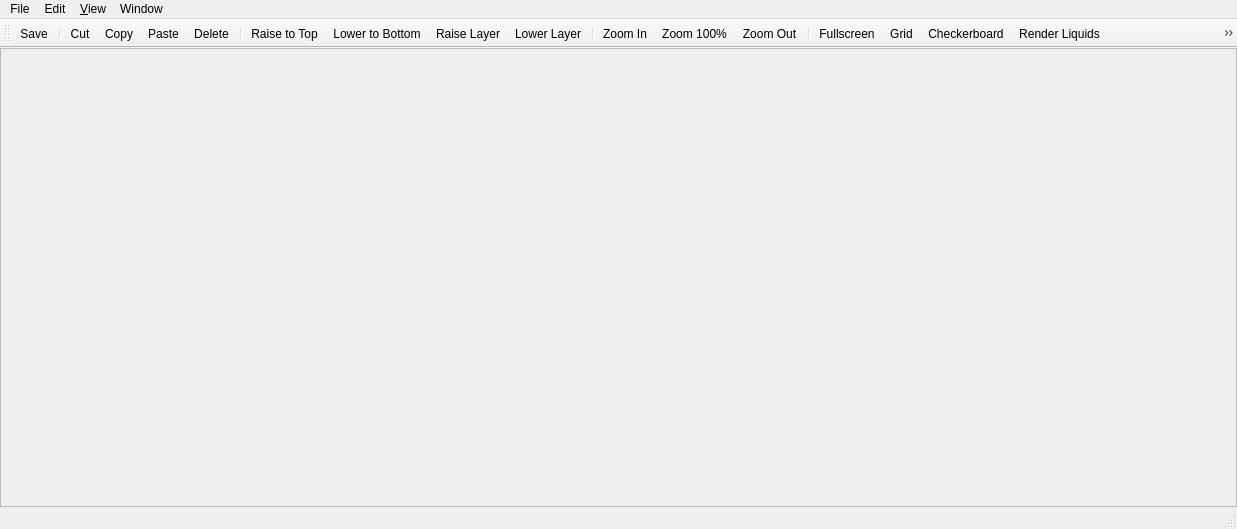
<?xml version="1.0" encoding="UTF-8"?>
<ui version="4.0">
 <class>LevelEditorWindow</class>
 <widget class="QMainWindow" name="LevelEditorWindow">
  <property name="geometry">
   <rect>
    <x>0</x>
    <y>0</y>
    <width>1237</width>
    <height>529</height>
   </rect>
  </property>
  <property name="windowTitle">
   <string>CoinKiller</string>
  </property>
  <widget class="QWidget" name="centralwidget">
   <layout class="QVBoxLayout" name="verticalLayout">
    <property name="leftMargin">
     <number>0</number>
    </property>
    <property name="topMargin">
     <number>0</number>
    </property>
    <property name="rightMargin">
     <number>0</number>
    </property>
    <property name="bottomMargin">
     <number>0</number>
    </property>
    <item>
     <widget class="QScrollArea" name="levelViewArea">
      <property name="frameShape">
       <enum>QFrame::Shape::StyledPanel</enum>
      </property>
      <property name="frameShadow">
       <enum>QFrame::Shadow::Sunken</enum>
      </property>
      <property name="lineWidth">
       <number>1</number>
      </property>
      <property name="widgetResizable">
       <bool>true</bool>
      </property>
      <widget class="QWidget" name="scrollAreaWidgetContents">
       <property name="geometry">
        <rect>
         <x>0</x>
         <y>0</y>
         <width>1235</width>
         <height>448</height>
        </rect>
       </property>
      </widget>
     </widget>
    </item>
   </layout>
  </widget>
  <widget class="QMenuBar" name="menubar">
   <property name="geometry">
    <rect>
     <x>0</x>
     <y>0</y>
     <width>1237</width>
     <height>23</height>
    </rect>
   </property>
   <widget class="QMenu" name="menuFile">
    <property name="title">
     <string>File</string>
    </property>
    <addaction name="actionSave"/>
    <addaction name="separator"/>
    <addaction name="actionShowPreferences"/>
   </widget>
   <widget class="QMenu" name="menuView">
    <property name="title">
     <string>&amp;View</string>
    </property>
    <addaction name="actionToggleLayer0"/>
    <addaction name="actionToggleLayer1"/>
    <addaction name="actionToggleLayer2"/>
    <addaction name="actionToggleSprites"/>
    <addaction name="actionToggleEntrances"/>
    <addaction name="actionTogglePaths"/>
    <addaction name="actionToggleLocations"/>
    <addaction name="separator"/>
    <addaction name="actionZoom_Maximum"/>
    <addaction name="actionZoom_In"/>
    <addaction name="actionZoom_100"/>
    <addaction name="actionZoom_Out"/>
    <addaction name="actionZoom_Minimum"/>
    <addaction name="separator"/>
    <addaction name="actionFullscreen"/>
    <addaction name="actionGrid"/>
    <addaction name="actionCheckerboard"/>
    <addaction name="actionRenderLiquids"/>
    <addaction name="actionRenderCameraLimits"/>
    <addaction name="actionToggle3DOverlay"/>
    <addaction name="actionToggle2DTile"/>
   </widget>
   <widget class="QMenu" name="menuEdit">
    <property name="title">
     <string>Edit</string>
    </property>
    <addaction name="actionCut"/>
    <addaction name="actionCopy"/>
    <addaction name="actionPaste"/>
    <addaction name="actionDelete"/>
    <addaction name="actionSelectAll"/>
    <addaction name="actionDeselect"/>
    <addaction name="separator"/>
    <addaction name="actionRaise"/>
    <addaction name="actionLower"/>
    <addaction name="actionRaiseLayer"/>
    <addaction name="actionLowerLayer"/>
    <addaction name="separator"/>
   </widget>
   <widget class="QMenu" name="menuWindow">
    <property name="title">
     <string>Window</string>
    </property>
    <addaction name="actionShowToolbox"/>
    <addaction name="actionShowMinimap"/>
    <addaction name="actionShowHistory"/>
   </widget>
   <addaction name="menuFile"/>
   <addaction name="menuEdit"/>
   <addaction name="menuView"/>
   <addaction name="menuWindow"/>
  </widget>
  <widget class="QStatusBar" name="statusbar"/>
  <widget class="QToolBar" name="toolBar">
   <property name="enabled">
    <bool>true</bool>
   </property>
   <property name="windowTitle">
    <string>Toolbar</string>
   </property>
   <attribute name="toolBarArea">
    <enum>TopToolBarArea</enum>
   </attribute>
   <attribute name="toolBarBreak">
    <bool>false</bool>
   </attribute>
   <addaction name="actionSave"/>
   <addaction name="separator"/>
   <addaction name="actionCut"/>
   <addaction name="actionCopy"/>
   <addaction name="actionPaste"/>
   <addaction name="actionDelete"/>
   <addaction name="separator"/>
   <addaction name="actionRaise"/>
   <addaction name="actionLower"/>
   <addaction name="actionRaiseLayer"/>
   <addaction name="actionLowerLayer"/>
   <addaction name="separator"/>
   <addaction name="actionZoom_In"/>
   <addaction name="actionZoom_100"/>
   <addaction name="actionZoom_Out"/>
   <addaction name="separator"/>
   <addaction name="actionFullscreen"/>
   <addaction name="actionGrid"/>
   <addaction name="actionCheckerboard"/>
   <addaction name="actionRenderLiquids"/>
   <addaction name="actionRenderControllers"/>
   <addaction name="actionRenderCameraLimits"/>
   <addaction name="separator"/>
   <addaction name="actionToggleLayer0"/>
   <addaction name="actionToggleLayer1"/>
   <addaction name="actionToggleLayer2"/>
   <addaction name="actionToggleSprites"/>
   <addaction name="actionToggleEntrances"/>
   <addaction name="actionTogglePaths"/>
   <addaction name="actionToggleLocations"/>
   <addaction name="separator"/>
   <addaction name="actionAddArea"/>
   <addaction name="actionDeleteCurrentArea"/>
   <addaction name="separator"/>
  </widget>
  <action name="actionToggleLayer1">
   <property name="checkable">
    <bool>true</bool>
   </property>
   <property name="text">
    <string>Toggle Layer 1</string>
   </property>
   <property name="toolTip">
    <string>Toggle Layer 1</string>
   </property>
  </action>
  <action name="actionToggleLayer2">
   <property name="checkable">
    <bool>true</bool>
   </property>
   <property name="text">
    <string>Toggle Layer 2</string>
   </property>
   <property name="toolTip">
    <string>Toggle Layer 2</string>
   </property>
  </action>
  <action name="actionZoom_In">
   <property name="text">
    <string>Zoom In</string>
   </property>
   <property name="toolTip">
    <string>Zoom In</string>
   </property>
   <property name="shortcut">
    <string>Ctrl++</string>
   </property>
  </action>
  <action name="actionZoom_Out">
   <property name="text">
    <string>Zoom Out</string>
   </property>
   <property name="toolTip">
    <string>Zoom Out</string>
   </property>
   <property name="shortcut">
    <string>Ctrl+-</string>
   </property>
  </action>
  <action name="actionZoom_100">
   <property name="text">
    <string>Zoom 100%</string>
   </property>
   <property name="toolTip">
    <string>Zoom 100%</string>
   </property>
   <property name="shortcut">
    <string>Ctrl+0</string>
   </property>
  </action>
  <action name="actionZoom_Maximum">
   <property name="text">
    <string>Maximum Zoom</string>
   </property>
   <property name="toolTip">
    <string>Maximum Zoom</string>
   </property>
   <property name="shortcut">
    <string>Ctrl+PgDown</string>
   </property>
  </action>
  <action name="actionZoom_Minimum">
   <property name="text">
    <string>Minimum Zoom</string>
   </property>
   <property name="toolTip">
    <string>Minimum Zoom</string>
   </property>
   <property name="shortcut">
    <string>Ctrl+PgUp</string>
   </property>
  </action>
  <action name="actionSave">
   <property name="text">
    <string>&amp;Save</string>
   </property>
   <property name="toolTip">
    <string>Save</string>
   </property>
   <property name="shortcut">
    <string>Ctrl+S</string>
   </property>
  </action>
  <action name="actionPaste">
   <property name="text">
    <string>&amp;Paste</string>
   </property>
   <property name="toolTip">
    <string>Paste</string>
   </property>
   <property name="shortcut">
    <string>Ctrl+V</string>
   </property>
  </action>
  <action name="actionCut">
   <property name="text">
    <string>&amp;Cut</string>
   </property>
   <property name="toolTip">
    <string>Cut</string>
   </property>
   <property name="shortcut">
    <string>Ctrl+X</string>
   </property>
  </action>
  <action name="actionCopy">
   <property name="text">
    <string>C&amp;opy</string>
   </property>
   <property name="toolTip">
    <string>Copy</string>
   </property>
   <property name="shortcut">
    <string>Ctrl+C</string>
   </property>
  </action>
  <action name="actionDelete">
   <property name="text">
    <string>&amp;Delete</string>
   </property>
   <property name="toolTip">
    <string>Delete</string>
   </property>
   <property name="shortcut">
    <string>Del</string>
   </property>
  </action>
  <action name="actionFullscreen">
   <property name="checkable">
    <bool>true</bool>
   </property>
   <property name="text">
    <string>Fullscreen</string>
   </property>
   <property name="toolTip">
    <string>Fullscreen</string>
   </property>
   <property name="shortcut">
    <string>F11</string>
   </property>
  </action>
  <action name="actionGrid">
   <property name="checkable">
    <bool>true</bool>
   </property>
   <property name="text">
    <string>Grid</string>
   </property>
   <property name="toolTip">
    <string>Grid</string>
   </property>
   <property name="shortcut">
    <string>Ctrl+G</string>
   </property>
  </action>
  <action name="actionAddArea">
   <property name="text">
    <string>Add Area</string>
   </property>
   <property name="toolTip">
    <string>Add Area</string>
   </property>
   <property name="shortcut">
    <string>Ctrl+Alt+N</string>
   </property>
  </action>
  <action name="actionDeleteCurrentArea">
   <property name="text">
    <string>Delete Current Area</string>
   </property>
   <property name="toolTip">
    <string>Delete Current Area</string>
   </property>
   <property name="shortcut">
    <string>Ctrl+Alt+D</string>
   </property>
  </action>
  <action name="actionRaise">
   <property name="text">
    <string>&amp;Raise to Top</string>
   </property>
   <property name="toolTip">
    <string>Raise to Top</string>
   </property>
   <property name="shortcut">
    <string>Ctrl+]</string>
   </property>
  </action>
  <action name="actionLower">
   <property name="text">
    <string>&amp;Lower to Bottom</string>
   </property>
   <property name="toolTip">
    <string>Lower to Bottom</string>
   </property>
   <property name="shortcut">
    <string>Ctrl+[</string>
   </property>
  </action>
  <action name="actionRaiseLayer">
   <property name="text">
    <string>Ra&amp;ise Layer</string>
   </property>
   <property name="toolTip">
    <string>Raise Layer</string>
   </property>
   <property name="shortcut">
    <string>Ctrl+Shift+]</string>
   </property>
  </action>
  <action name="actionLowerLayer">
   <property name="text">
    <string>Lo&amp;wer Layer</string>
   </property>
   <property name="toolTip">
    <string>Lower Layer</string>
   </property>
   <property name="shortcut">
    <string>Ctrl+Shift+[</string>
   </property>
  </action>
  <action name="actionRenderLiquids">
   <property name="checkable">
    <bool>true</bool>
   </property>
   <property name="text">
    <string>Render Liquids</string>
   </property>
   <property name="toolTip">
    <string>Render Liquids</string>
   </property>
   <property name="shortcut">
    <string>Ctrl+L</string>
   </property>
  </action>
  <action name="actionSelectAll">
   <property name="text">
    <string>&amp;Select All</string>
   </property>
   <property name="toolTip">
    <string>Select All</string>
   </property>
   <property name="shortcut">
    <string>Ctrl+A</string>
   </property>
  </action>
  <action name="actionCheckerboard">
   <property name="checkable">
    <bool>true</bool>
   </property>
   <property name="text">
    <string>Checkerboard</string>
   </property>
   <property name="toolTip">
    <string>Checkerboard</string>
   </property>
  </action>
  <action name="actionToggleSprites">
   <property name="checkable">
    <bool>true</bool>
   </property>
   <property name="text">
    <string>Toggle Sprites</string>
   </property>
   <property name="toolTip">
    <string>Toggle Sprites</string>
   </property>
  </action>
  <action name="actionTogglePaths">
   <property name="checkable">
    <bool>true</bool>
   </property>
   <property name="text">
    <string>Toggle Paths</string>
   </property>
   <property name="toolTip">
    <string>Toggle Paths</string>
   </property>
  </action>
  <action name="actionRenderCameraLimits">
   <property name="checkable">
    <bool>true</bool>
   </property>
   <property name="text">
    <string>Render Camera Limits</string>
   </property>
   <property name="toolTip">
    <string>Render Camera Limits</string>
   </property>
  </action>
  <action name="actionShowMinimap">
   <property name="checkable">
    <bool>true</bool>
   </property>
   <property name="text">
    <string>Show Minimap</string>
   </property>
   <property name="toolTip">
    <string>Show Minimap</string>
   </property>
  </action>
  <action name="actionShowToolbox">
   <property name="checkable">
    <bool>true</bool>
   </property>
   <property name="text">
    <string>Show Toolbox</string>
   </property>
   <property name="toolTip">
    <string>Show Toolbox</string>
   </property>
  </action>
  <action name="actionToggleLocations">
   <property name="checkable">
    <bool>true</bool>
   </property>
   <property name="text">
    <string>Toggle Locations</string>
   </property>
   <property name="toolTip">
    <string>Toggle Locations</string>
   </property>
  </action>
  <action name="actionToggle3DOverlay">
   <property name="checkable">
    <bool>true</bool>
   </property>
   <property name="text">
    <string>Toggle 3D Overlay</string>
   </property>
   <property name="toolTip">
    <string>Toggle 3D Overlay</string>
   </property>
  </action>
  <action name="actionToggle2DTile">
   <property name="checkable">
    <bool>true</bool>
   </property>
   <property name="text">
    <string>Toggle 2D Tiles</string>
   </property>
   <property name="toolTip">
    <string>Toggle 2D Tiles</string>
   </property>
  </action>
  <action name="actionToggleLayer0">
   <property name="checkable">
    <bool>true</bool>
   </property>
   <property name="text">
    <string>Toggle Layer 0</string>
   </property>
   <property name="toolTip">
    <string>Toggle Layer 0</string>
   </property>
  </action>
  <action name="actionToggleEntrances">
   <property name="checkable">
    <bool>true</bool>
   </property>
   <property name="text">
    <string>Toggle Entrances</string>
   </property>
   <property name="toolTip">
    <string>Toggle Entrances</string>
   </property>
  </action>
  <action name="actionShowHistory">
   <property name="checkable">
    <bool>true</bool>
   </property>
   <property name="text">
    <string>Show History</string>
   </property>
   <property name="toolTip">
    <string>Show History</string>
   </property>
  </action>
  <action name="actionShowPreferences">
   <property name="text">
    <string>&amp;Preferences</string>
   </property>
  </action>
  <action name="actionDeselect">
   <property name="text">
    <string>D&amp;eselect</string>
   </property>
   <property name="toolTip">
    <string>Deselect</string>
   </property>
   <property name="shortcut">
    <string>Ctrl+Shift+A</string>
   </property>
  </action>
  <action name="actionRenderControllers">
   <property name="checkable">
    <bool>true</bool>
   </property>
   <property name="text">
    <string>Render Controller Indicators</string>
   </property>
   <property name="toolTip">
    <string>Render Controller Indicators</string>
   </property>
   <property name="menuRole">
    <enum>QAction::MenuRole::TextHeuristicRole</enum>
   </property>
  </action>
 </widget>
 <resources/>
 <connections/>
</ui>
